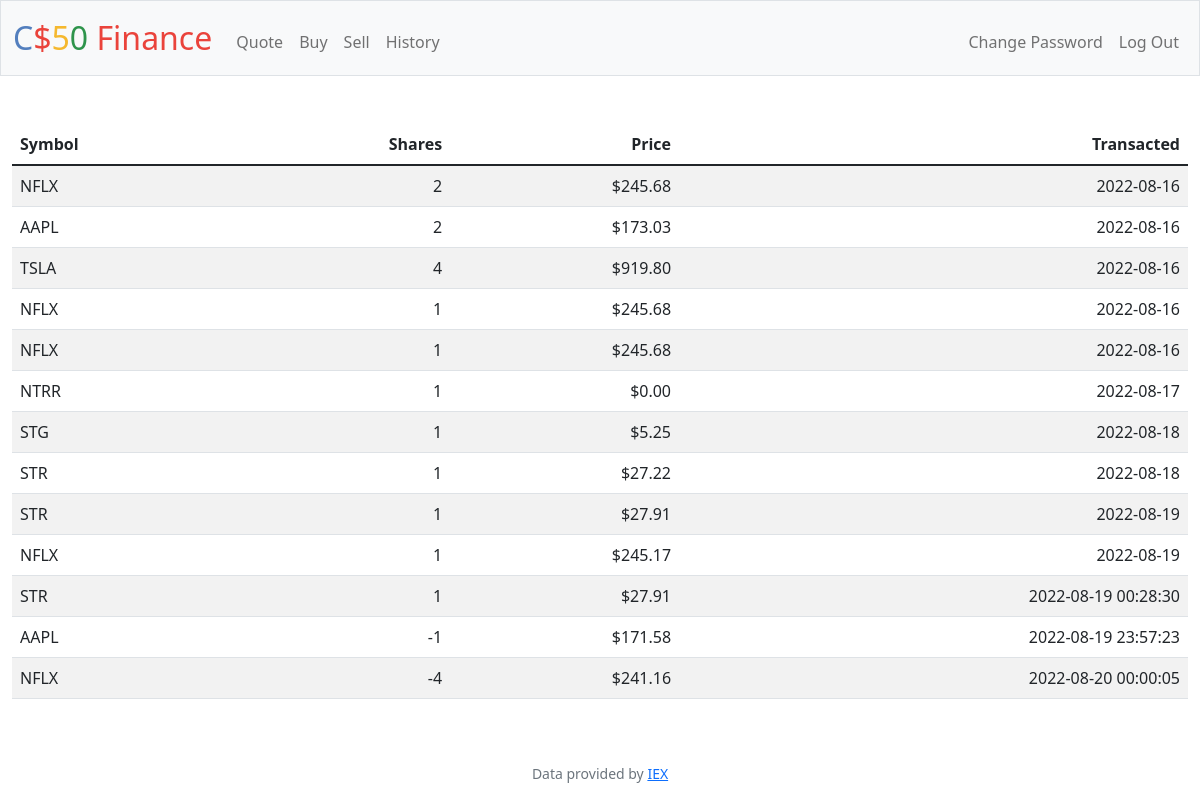
Screenshot of /history (signed in) with the database file from the repository.
### tables this page shows
CREATE TABLE 'buy' ('buy_id' integer PRIMARY KEY AUTOINCREMENT NOT NULL, 'user_id' INTEGER, 'symbol'  text NOT NULL  , 'price'  real NOT NULL  , 'shares'  integer NOT NULL  ,'transacted' datetime NOT NULL  , 'name' text);

### app.py (the view)
@app.route("/history")
@login_required
def history():
    user_id = session["user_id"] # Get users session id
    transactions = db.execute("SELECT symbol, shares, price, transacted FROM buy WHERE user_id = ?", user_id)
    return render_template("history.html", history = transactions)

### app.py (called while the page is built)
@app.after_request
def after_request(response):
    response.headers["Cache-Control"] = "no-cache, no-store, must-revalidate"
    response.headers["Expires"] = 0
    response.headers["Pragma"] = "no-cache"
    return response

### helpers.py (called while the page is built)
def login_required(f):
    @wraps(f)
    def decorated_function(*args, **kwargs):
        if session.get("user_id") is None:
            return redirect("/login")
        return f(*args, **kwargs)
    return decorated_function

### templates/history.html (shortened to what this page needs)
{% extends "layout.html" %}
{% block main %}
<table class="table table-striped" id="table">
    <thead>
        <tr>
            <th class="text-start">Symbol</th>
            <th class="text-end">Shares</th>
            <th class="text-end">Price</th>
            <th class="text-end">Transacted</th>
        </tr>
    </thead>
    <tbody>
        {% for row in history %}
            <tr>
                <td class="text-start">{{ row["symbol"] }}</td>
                <td class="text-end">{{ row["shares"] }}</td>
                <td class="text-end">{{ "${:,.2f}".format(row["price"]) }}</td>
                <td class="text-end">{{ row["transacted"] }}</td>
            </tr>
        {% endfor %}
    </tbody>
</table>
{% endblock %}

### rows the page displays
buy: symbol "NFLX", shares "2", price "$245.68", transacted "2022-08-16"
buy: symbol "AAPL", shares "2", price "$173.03", transacted "2022-08-16"
buy: symbol "TSLA", shares "4", price "$919.80", transacted "2022-08-16"
buy: symbol "NFLX", shares "1", price "$245.68", transacted "2022-08-16"
buy: symbol "NFLX", shares "1", price "$245.68", transacted "2022-08-16"
buy: symbol "NTRR", shares "1", price "$0.00", transacted "2022-08-17"
buy: symbol "STG", shares "1", price "$5.25", transacted "2022-08-18"
buy: symbol "STR", shares "1", price "$27.22", transacted "2022-08-18"
buy: symbol "STR", shares "1", price "$27.91", transacted "2022-08-19"
buy: symbol "NFLX", shares "1", price "$245.17", transacted "2022-08-19"
buy: symbol "STR", shares "1", price "$27.91", transacted "2022-08-19 00:28:30"
buy: symbol "AAPL", shares "-1", price "$171.58", transacted "2022-08-19 23:57:23"
buy: symbol "NFLX", shares "-4", price "$241.16", transacted "2022-08-20 00:00:05"
